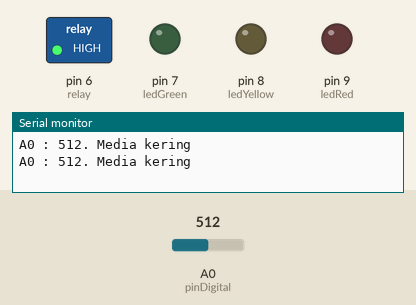
Simulated run of this sketch. Board: Arduino Uno, built with avr-gcc and run on an emulated ATmega328P. On the bench: switched loads named in the sketch (green lamp = pin HIGH), output pins drawn as LEDs (lit = HIGH), the last lines printed to the serial monitor. The inputs (shaded band) are chosen by the test bench; at power-on: A0 (pinDigital) = 512.

Above: at 5.8 s.
5.9 s: A0 (pinDigital) set to 414
11.9 s: A0 (pinDigital) set to 390
At 16.2 s:
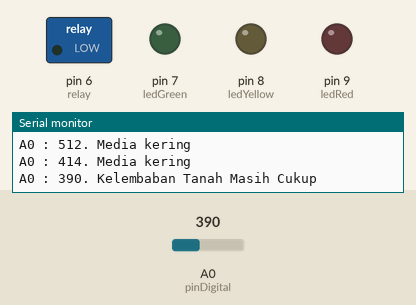
17.9 s: A0 (pinDigital) set to 410
At 21.2 s:
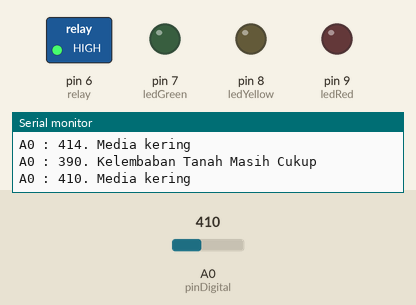
23.9 s: A0 (pinDigital) set to 306
At 26.3 s:
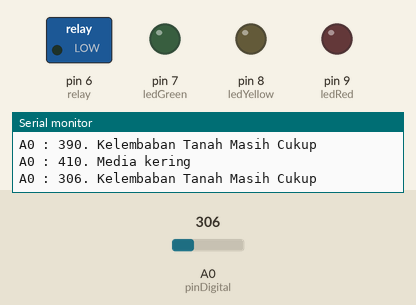
Timing chart, 0 to 27.8 s (numbered marks = the images above; inputs shaded):
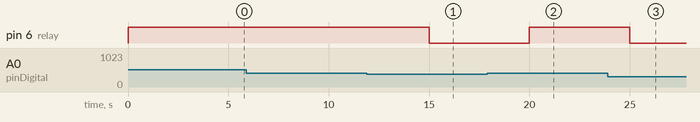

Measured:
- the behaviour switches between 400 and 399 on A0 (pinDigital) (found by bisection; images 0 and 1)
- after the input at 11.9 s, pin 6 (relay): HIGH → LOW after 3.1 s
- after the input at 17.9 s, pin 6 (relay): LOW → HIGH after 2.1 s
- after the input at 23.9 s, pin 6 (relay): HIGH → LOW after 1.1 s

The sketch:

Project_Tertanam.ino
```cpp
//Penyiram tanaman otomatis

const int pinDigital = A0; //inisialisasi pin sensor
const int relay = 6;       //inisialisasi pin relay
const int ledGreen = 7;    //inisialisasi pin led hijau
const int ledYellow = 8;   //inisialisasi pin led kuning
const int ledRed = 9;      //inisialisasi pin hijau

void setup() {
  Serial.begin (9600);          //memanggil serial monitor
  pinMode(pinDigital, INPUT);   //menetapkan pin A0 sebagai input
  pinMode(relay, OUTPUT);       //menetapkan pin 6 sebagai output
  pinMode(ledGreen, OUTPUT);    //menetapkan pin 7 sebagai output
  pinMode(ledYellow, OUTPUT);   //menetapkan pin 8 sebagai output
  pinMode(ledRed, OUTPUT);      //menetapkan pin 9 sebagai output
}

void loop() {
  int dataAnalog = analogRead (pinDigital);  //membaca nilai dari pin sensor
  //print hasil ke serial monitor
  Serial.print ("A0 : ");
  Serial.print (dataAnalog);

  // Proses fuzzy Start

  // int sens[] = {12, 65}; // Input 2 sensor kelembaban tanah

  // // Fuzzyfikasi nilai inpout
  // String* sensFuz = fuzzyfikasi(sens);
  // Serial.print(sensFuz[0]);
  // Serial.print(" ");
  // Serial.println(sensFuz[1]);

  // // Pilih nilai output
  // String* outFuz = inferensi(sensFuz);
  // Serial.print(outFuz[0]);
  // Serial.print(" ");
  // Serial.println(outFuz[1]);

  // // Defuzzyfikasi nilai output
  // int* out = defuzzyfikasi(outFuz);
  // Serial.print(out[0]);
  // Serial.print(" ");
  // Serial.println(out[1]);

  // Proses fuzzy End

  //jika nilai A0 kurang dari 500, print kata serta nyalakan led hijau dan matikan led kuning, merah dan juga relay
  if ((dataAnalog >= 400)&&(dataAnalog <1023)) {
    Serial.println(". Media kering");
    digitalWrite (ledGreen, LOW);
    digitalWrite (ledYellow, LOW);
    digitalWrite (ledRed, LOW);
    digitalWrite (relay, HIGH);
    }

   //tetapi, jika nilai A0 kurang dari 900, print kata serta nyalakan led kuning dan relay kemudian matikan led hijau dan juga merah
  if ((dataAnalog > 100) && (dataAnalog < 400)) {
    Serial.println(". Kelembaban Tanah Masih Cukup");
    digitalWrite (ledGreen, LOW);
    digitalWrite (ledYellow, LOW);
    digitalWrite (ledRed, LOW);
    digitalWrite (relay, LOW);
    }

   delay (5000);
}
```

fuzzy.cpp
```cpp
#include "fuzzy.h"

float kering(float b, float c, float d, float x)
{
	/*Menghitung derajat keangotaan kurva trapesium
	hilang yang kiri

    Args:
        b (int): nilai tengah
        c (int): nilai tengah 1
        d (int): nilai batas
        x (int): nilai yang dihitung

    Returns:
        float / int : derajat keanggotaan
	*/

	if (x <= b || x >= d){
        return 0;
	}else if (x >= b && x <= c){
        return 1;
	}else if (x > c && x < d){
        return (d-x)/(d-c);
	}else {
		return 0;
	}
}

float lembab(float a, float b, float c, float x)
{
	/*Menghitung derajat keangotaan kurva segitiga

    Args:
        a (int): nilai awal
        b (int): nilai tengah
        c (int): nilai batas
        x (int): nilai yang dihitung

    Returns:
        float / int : derajat keanggotaan
	*/

	if (x <= a or x >= c){
        return 0;
	}else if (x == b){
        return 1;
	}else if (x >= a && x < b){
        return (b-x)/(b-a);
	}else if (x > b && x <= c){
        return (c-x)/(c-b);
	}else{
		return 0;
	}
}

float basah(float a, float b, float c, float x)
{
	/* Menghitung derajat keangotaan kurva trapesium
	hilang yang kanan

	Args:
        a (int): nilai awal
        b (int): nilai tengah
        c (int): nilai tengah 1
        x (int): nilai yang dihitung

    Returns:
        float / int : derajat keanggotaan
	*/

	if(x <= a || x >= c){
        return 0;
	}else if(x > a && x < b){
        return (x-a)/(b-a);
	}else if(x >= b && x <= c){
        return 1;
	}else{
		return 0;
	}
}

String* fuzzyfikasi(int sens[])
{
	String* result = new String[2];
	String label[] = {"Kering", "Lembab", "Basah"};
	int labelI[2] = {};

	for(int i = 0; i < 2; i++){
		float nKering = kering(0, 10, 25, sens[i]);
		float nLembab = lembab(15, 35, 55, sens[i]);
		float nBasah = basah(45, 60, 75, sens[i]);
		float nk[] = {nKering, nLembab, nBasah};

		float max = 0;
		int index = 0;
		for(int j = 0; j < 3; j++){
			if(nk[j] > max){
				max = nk[j];
				index = j;
			}
		}
		labelI[i] = index;
	}
	result[0] = label[labelI[0]];
	result[1] = label[labelI[1]];

	return result;
}

String* inferensi(String* sens)
{
	String* result = new String[2];
	int* oc = new int[2];
	String label[] = {"Kering", "Lembab", "Basah"};

	String output[3][3][2] = {
		{{"Banyak", "Cepat"}, {"Banyak", "Cepat"}, {"Banyak", "Cepat"}},
		{{"Banyak", "Cepat"}, {"Cukup", "Sedang"}, {"0", "Mati"}},
		{{"0", "Mati"}, {"0", "Mati"}, {"0", "Mati"}},
	};


	for (int i = 0; i < 2; i++){
		for (int j = 0; j < 3; j++){
			if (sens[i] == label[j]){
				oc[i] = j;
			}
		}
	}

	result[0] = output[oc[0]][oc[1]][0];
	result[1] = output[oc[0]][oc[1]][1];

	return result;
}

int* defuzzyfikasi(String* sens)
{
	int* result = new int[2];

	// Output debit air
	if (sens[0] == "Sedikit"){
		result[0] = 50;
	}else if(sens[0] == "Cukup"){
		result[0] = 150;
	}else if(sens[0] == "Banyak"){
		result[0] = 300;
	}else{
		result[0] = 0;
	}

	// Outpout PWM
	if (sens[1] == "Cepat"){
		result[1] = 5;
	}else if(sens[1] == "Sedang"){
		result[1] = 10;
	}else if(sens[1] == "Lama"){
		result[1] = 15;
	}else{
		result[1] = 0;
	}

	return result;
}

int* fuzzy(int* sens)
{
  String* sensFuz = fuzzyfikasi(sens);
//  Serial.print(sensFuz[0]);
//  Serial.print(" ");
//  Serial.println(sensFuz[1]);

  // Pilih nilai output
  String* outFuz = inferensi(sensFuz);
//  Serial.print(outFuz[0]);
//  Serial.print(" ");
//  Serial.println(outFuz[1]);

  // Defuzzyfikasi nilai output
  int* out = defuzzyfikasi(outFuz);
//  Serial.print(out[0]);
//  Serial.print(" ");
//  Serial.println(out[1]);

	int* result = new int[2];
	result[0] = out[0];
	result[1] = out[1];
}
```

fuzzy.h
```cpp
#ifndef FUZZY_H
#define FUZZY_H
#include <Arduino.h>

float kering(float b, float c, float d, float x);
float lembab(float a, float b, float c, float x);
float basah(float a, float b, float c, float x);
String* fuzzyfikasi(int sens[]);
String* inferensi(String* sens);
int* defuzzyfikasi(String* sens);
int* fuzzy(int* sens);

#endif
```
